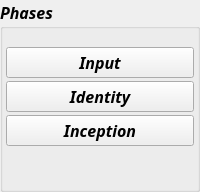
                <widget class="QGroupBox" name="phasesGB">
                 <property name="font">
                  <font>
                   <family>Perpetua</family>
                   <pointsize>12</pointsize>
                   <weight>75</weight>
                   <italic>true</italic>
                   <bold>true</bold>
                   <underline>false</underline>
                  </font>
                 </property>
                 <property name="title">
                  <string>Phases</string>
                 </property>
                 <property name="flat">
                  <bool>true</bool>
                 </property>
                 <layout class="QVBoxLayout" name="verticalLayout_3">
                  <property name="spacing">
                   <number>3</number>
                  </property>
                  <property name="leftMargin">
                   <number>3</number>
                  </property>
                  <property name="topMargin">
                   <number>18</number>
                  </property>
                  <property name="rightMargin">
                   <number>3</number>
                  </property>
                  <property name="bottomMargin">
                   <number>3</number>
                  </property>
                  <item>
                   <widget class="QPushButton" name="inputPhaseBtn">
                    <property name="text">
                     <string>Input</string>
                    </property>
                   </widget>
                  </item>
                  <item>
                   <widget class="QPushButton" name="identityPhaseBtn">
                    <property name="text">
                     <string>Identity</string>
                    </property>
                   </widget>
                  </item>
                  <item>
                   <widget class="QPushButton" name="inceptionPhaseBtn">
                    <property name="text">
                     <string>Inception</string>
                    </property>
                   </widget>
                  </item>
                  <item>
                   <spacer name="verticalSpacer">
                    <property name="orientation">
                     <enum>Qt::Vertical</enum>
                    </property>
                    <property name="sizeHint" stdset="0">
                     <size>
                      <width>20</width>
                      <height>40</height>
                     </size>
                    </property>
                   </spacer>
                  </item>
                 </layout>
                </widget>
